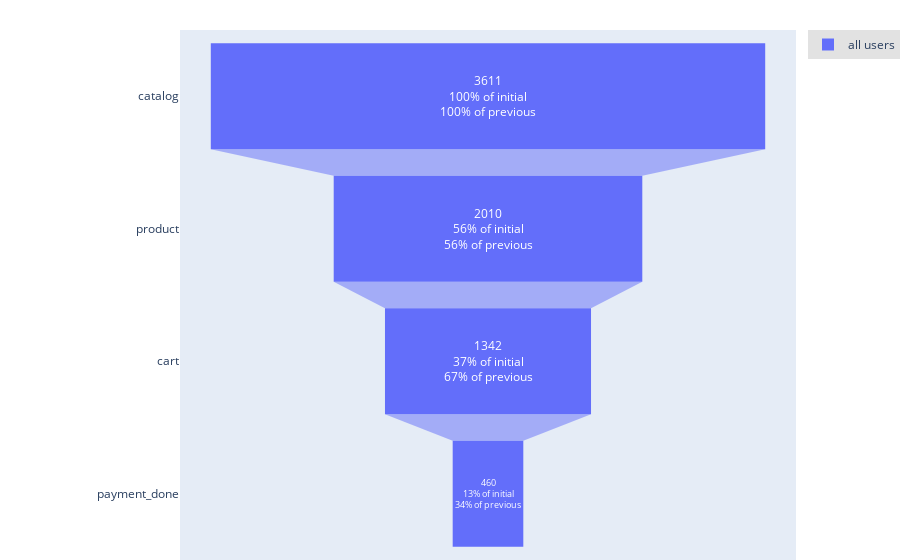

The notebook cell saved with this chart:
### Markdown cell above
Let's build `closed` funnel with `sequence=False`.

With comparison to `open` funnel we can see that some users come to `cart` not from `catalog` or `product` stages.
And real conversion from these stages is lower than we saw in `open` funnel.

### Code cell
source.funnel(stages = ['catalog', ['product1', 'product2'], 'cart', 'payment_done'],
              stage_names = ['catalog', 'product', 'cart', 'payment_done'],
              funnel_type='closed'
              )

### Figure 1 — Plotly figure (JSON) as saved in the notebook; plotly's stock layout.template omitted (floating-point values rounded to 4 significant figures)
{"data": [{"name": "all users", "textinfo": "value+percent initial+percent previous", "type": "funnel", "x": [3611, 2010, 1342, 460], "y": ["catalog", "product", "cart", "payment_done"]}], "layout": {"funnelmode": "stack", "hovermode": "closest", "legend": {"bgcolor": "#E2E2E2", "font": {"size": 12}, "orientation": "v", "xanchor": "left"}, "margin": {"b": 0, "l": 180, "pad": 0, "r": 0, "t": 30}, "showlegend": true}}
